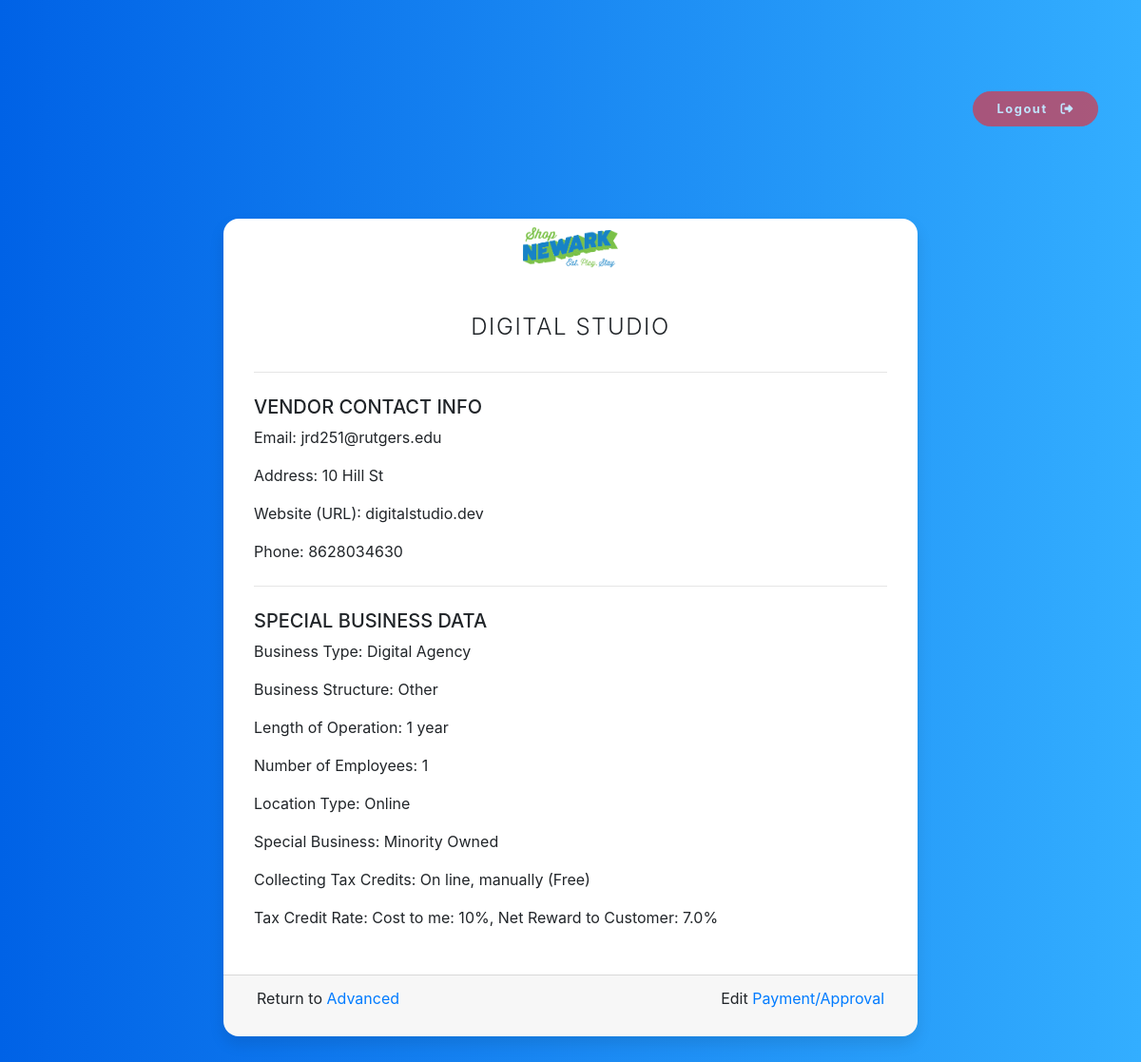
The page /user/1/ on the database its author committed.
### users/models.py (models this page shows, shortened)
class User(AbstractBaseUser):
    email = models.EmailField(verbose_name="Email Address", max_length=60, unique=True)
    date_joined = models.DateTimeField(verbose_name="Date Joined", auto_now_add=True)
    last_login = models.DateTimeField(verbose_name="Last Login", auto_now_add=True)
    is_admin = models.BooleanField(default=False)
    is_active = models.BooleanField(default=True)
    is_staff = models.BooleanField(default=False)
    is_superuser = models.BooleanField(default=False)
    company_name = models.CharField(max_length=100, unique=False, verbose_name="Name of Business")
    legal_name = models.CharField(max_length=100, unique=False, verbose_name="Legal Name")
    address = models.CharField(max_length=100, unique=False, verbose_name="Address")
    business_type = models.CharField(max_length=100, unique=False, verbose_name="Type of Business")
    contact_name = models.CharField(max_length=100, unique=False, verbose_name="Contact Name")
    phone_number = models.CharField(max_length=12, blank=False, help_text="Contact Phone Number")
    website = models.CharField(max_length=30, unique=False, verbose_name="Website", help_text="Ex: www.example.com")
    bank_name = models.CharField(max_length=100, unique=False, verbose_name="Bank Name", default="", blank=True)
    branch_location = models.CharField(max_length=100, unique=False, verbose_name="Branch Location", default="", blank=True)
    aba_number = models.CharField(max_length=100, unique=False, verbose_name="ABA Number", default="", blank=True)
    account_number = models.CharField(max_length=100, unique=False, verbose_name="Account Number", default="", blank=True)
    banner = models.CharField(verbose_name="Options", max_length=1000, choices=BANNER_CHOICES)
    business_structure = models.CharField(max_length=1000, choices=BUSINESS_STRUCTURE_CHOICES)
    length_of_operation = models.CharField(max_length=100, unique=False, verbose_name="Length of Operation", help_text="Ex: 10 months")
    number_of_employees = models.CharField(max_length=100, unique=False, verbose_name="Number of Employees", help_text="Ex: 12 employees")
    location_type = MultiSelectField(choices=LOCATION_TYPE, unique=False, verbose_name="Does your business have a physical location? (Check all that apply)")
    speical_business = MultiSelectField(choices=SPECIAL_BUSINESS, unique=False, verbose_name="Is your business: (Check all that apply)")
    tax_credits = models.CharField(max_length=1000, choices=TAX_CREDIT_OPTIONS)
    rate = models.CharField(choices=TAX_CREDITS_RATES, max_length=50, verbose_name="Percentage", default='', null=False)
    terms_conditions = models.CharField(choices=TERMS_CONDITIONS, blank=False, verbose_name="Terms & Coniditons", default='Agree', max_length=8)
    approved = models.CharField(choices=APPROVED_OPTIONS, default="NO", verbose_name="Application Approved", max_length=3)
    USERNAME_FIELD = 'email'
    REQUIRED_FIELDS = [
        'company_name','legal_name', 'address', 'business_type', 'contact_name', 'phone_number', 'website',
        'banner',
        'business_structure', 'length_of_operation', 'number_of_employees', 'location_type', 'speical_business',
        'terms_conditions'
    ]
    objects = Manager()

class Profile(models.Model):
    user = models.OneToOneField(User, on_delete=models.CASCADE)
    image = models.ImageField(default='default.png', upload_to='profile_pics', verbose_name="Profile Image")

### users/views.py (the view)
# urls.py: path('user/<int:pk>/', user_views.UserDetailView.as_view(), name='user-detail'),#Annoucement Detail View
class UserDetailView(DetailView):
    model = User

### users/templates/users/user_detail.html (shortened to what this page needs)
{% extends "users/base.html" %}
{% load crispy_forms_tags %}
{% block content %}
<section class="pricing py-5">
    <div class="container">
        {% include "users/logout_btn.html" %}
        {% include "users/messages.html" %}
        <div class="row">
            <div class="col-lg-8 col-xl-8 mx-auto">
                <div class="card card-signin my-5">
                    <img class="account-img mx-auto py-2" width="auto" height="60px" src="{{ object.profile.image.url }}" />
                    <div class="card-body">
                        <h5 class="card-title text-uppercase text-center">{{ user.company_name }}</h5>
                        <hr>
                        <h5 class="text-uppercase">Vendor Contact Info</h5>
                        <ul class="fa-ul ml-0" style="list-style: none;">
                            <li>Email: {{ object.email }}</li>
                            <li>Address: {{ object.address }}</li>
                            <li>Website (URL): {{ object.website }}</li>
                            <li>Phone: {{ object.phone_number }}</li>
                        </ul>
                        <hr>
                        <h5 class="text-uppercase">Special Business Data</h5>
                        <ul class="fa-ul ml-0" style="list-style: none;">
                            <li>Business Type: {{ object.business_type }}</li>
                            <li>Business Structure: {{ object.business_structure }}</li>
                            <li>Length of Operation: {{ object.length_of_operation }}</li>
                            <li>Number of Employees: {{ object.number_of_employees }}</li>
                            <li>Location Type: {{ object.location_type }}</li>
                            <li>Special Business: {{ object.speical_business }}</li>
                            <li>Collecting Tax Credits: {{ object.tax_credits }}</li>
                            <li>Tax Credit Rate: {{ object.rate }}</li>
                        </ul>
                    </div>
                    <div class="card-footer">
                        <div class="col-12">
                            <p style="float:left;">Return to <a href="{% url 'advanced' %}">Advanced</a></p>
                            <p style="float:right;">Edit <a href="{% url 'user-update' object.pk %}">Payment/Approval</a></p>
                        </div>
                    </div>
                </div>
            </div>
        </div>
    </div>
</section>
{% endblock content %}

### users/templates/users/base.html (shortened to what this page needs)
{% load crispy_forms_tags %}
{% load static %}
<!DOCTYPE>
<html>
    <head>
        <link rel="stylesheet" href="https://stackpath.bootstrapcdn.com/bootstrap/4.3.1/css/bootstrap.min.css">
        <link rel="stylesheet" href="https://cdnjs.cloudflare.com/ajax/libs/twitter-bootstrap/4.1.3/css/bootstrap.css" />
        <link rel="stylesheet" href="https://cdn.datatables.net/1.10.20/css/dataTables.bootstrap4.min.css" />
        <link rel="stylesheet" href="https://cdn.datatables.net/buttons/1.6.1/css/buttons.dataTables.min.css" />
    </head>
    <body>
        {% block content %}
        {% endblock content %}
    </body>
</html>

### users/templates/users/logout_btn.html (shortened to what this page needs)
<div class="row my-5">
    <div class="col-12 ml-auto">
        <a class="btn btn-danger rounded-pill px-4 py-2 text-white" style="float:right;" href="{% url 'logout' %}">Logout&nbsp;&nbsp;&nbsp;<i class="fas fa-sign-out-alt"></i></a>
    </div>
</div>

### users/templates/users/messages.html (shortened to what this page needs)
<div class="row">
    <div class="col-lg-12">
    </div>
</div>

### users/templates/users/base.html (style rules this page uses)
body { background: #007bff; background: linear-gradient(to right, #0062E6, #33AEFF); }
section.pricing { background: #007bff; background: linear-gradient(to right, #0062E6, #33AEFF); }
.pricing .card { border: none; border-radius: 1rem; transition: all 0.2s; box-shadow: 0 0.5rem 1rem 0 rgba(0, 0, 0, 0.1); }
.pricing hr { margin: 1.5rem 0; }
.pricing .card-title { margin: 0.5rem 0; font-size: 0.9rem; letter-spacing: .1rem; font-weight: bold; }
.pricing ul li { margin-bottom: 1rem; }
.pricing .btn { font-size: 80%; border-radius: 5rem; letter-spacing: .1rem; font-weight: bold; padding: 1rem; opacity: 0.7; transition: all 0.2s; }
:root { --input-padding-x: 1.5rem; --input-padding-y: .75rem; }
.card-signin { border: 0; border-radius: 1rem; box-shadow: 0 0.5rem 1rem 0 rgba(0, 0, 0, 0.1); overflow: hidden; }
.card-signin .card-title { margin-bottom: 2rem; font-weight: 300; font-size: 1.5rem; }
.card-signin .card-body { padding: 2rem; }

### rows shown on the page
User: profile.image (placeholder picture), company_name "DIGITAL STUDIO", email "jrd251@rutgers.edu", address "10 Hill St", website "digitalstudio.dev", phone_number "8628034630", business_type "Digital Agency", business_structure "Other", length_of_operation "1 year", number_of_employees "1", location_type "Online", speical_business "Minority Owned", tax_credits "On line, manually (Free)", rate "Cost to me: 10%, Net Reward to Customer: 7.0%"
